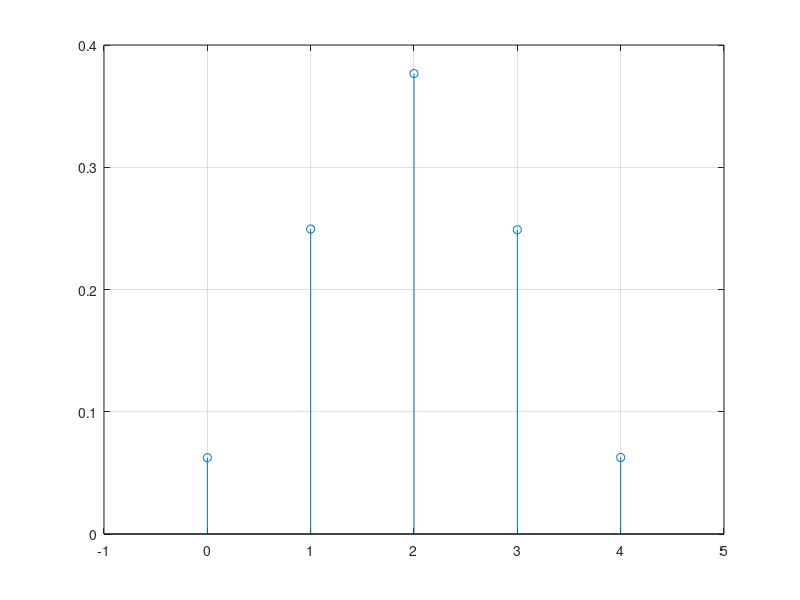
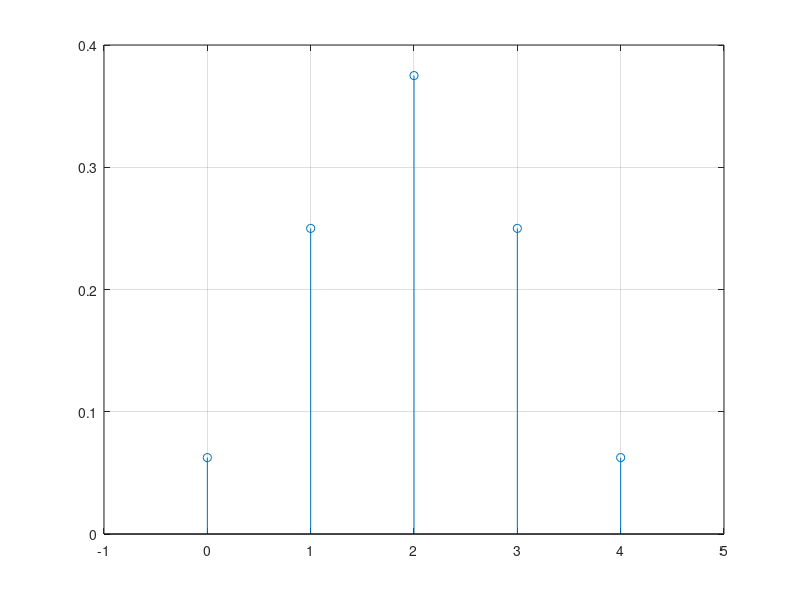

Recreate these plots in MATLAB, in order.
%ex3
clc
clear
N=1e5;
experiencias = rand(4,N)<=0.5;
%experiencias = randi([0,1],4,N);

num = sum(experiencias);

X = 0:4;
fX = zeros(1,5);

for i = X
    fX(i+1) = sum(num==i)/N;
end

stem(X,fX)
axis([-1 5 0 0.4])
grid on

media = sum(fX.*X)
variancia = sum(fX.*(X.^2)) - media^2
desvioPadrao = sqrt(variancia)
%desvioPadrao = variancia^0.5


%%%%%%%%%alinea d%%%%%%%%%%%%
X = 0:4;
fX = zeros(1,5);

for i = X
    fX(i+1) = nchoosek(4,i)*0.5^(4-i)*0.5^(i);
    %fX(i+1) = nchoosek(4,i)*0.5^4;
end

figure(2)
stem(X,fX)
axis([-1 5 0 0.4])
grid on

%%%%%%aline e)%%%%%%%%%%%%5
media = sum(fX.*X)
variancia = sum(fX.*(X.^2))- media^2

%%%%%%alinea f)%%%%%%%%5
%%% i)
fprintf('Probabilidade de obter pelo menos 2 coroas = %f\n',sum(fX(3:5)));

%%% ii)
fprintf('Probabilidade de obter até 1 coroa = %f\n',sum(fX(1:2)))

%%% iii)
fprintf('Probabilidade de obter entre 1 e 3 coroas = %f\n',sum(fX(2:4)))

